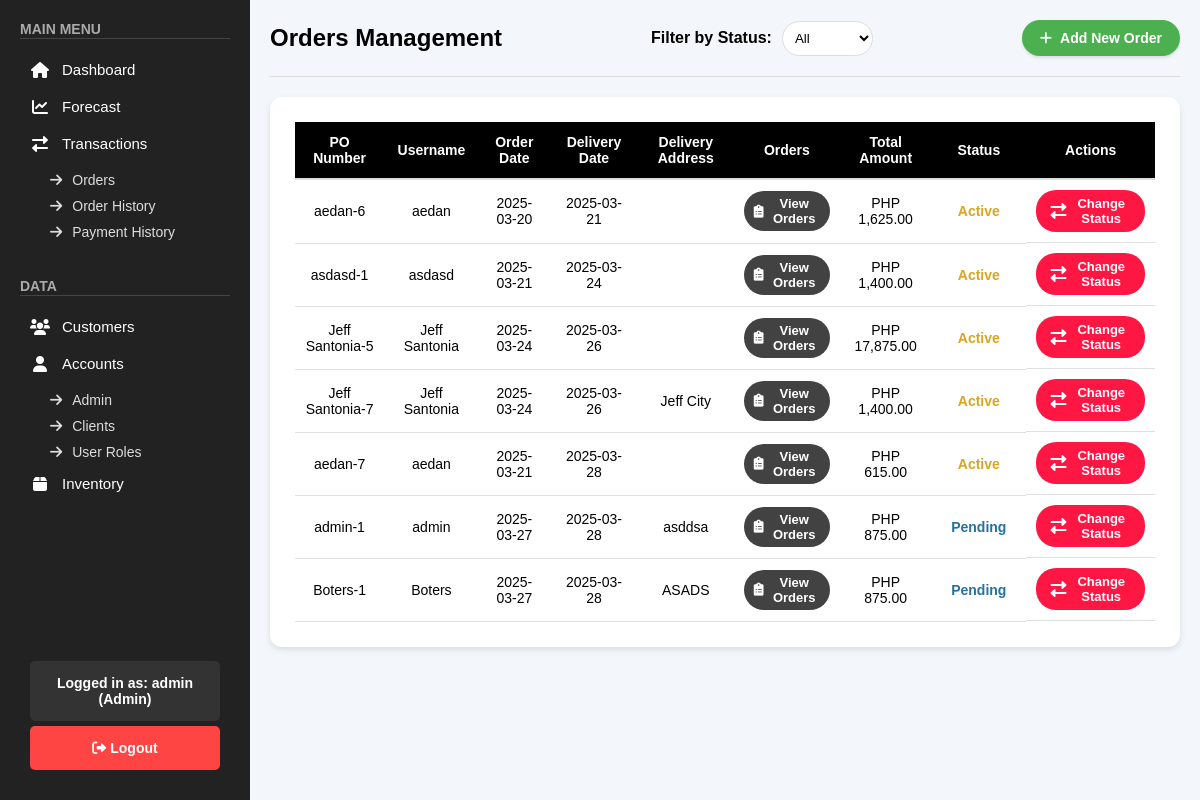
The page /public/pages/orders.php (signed in) on the database as committed earlier.
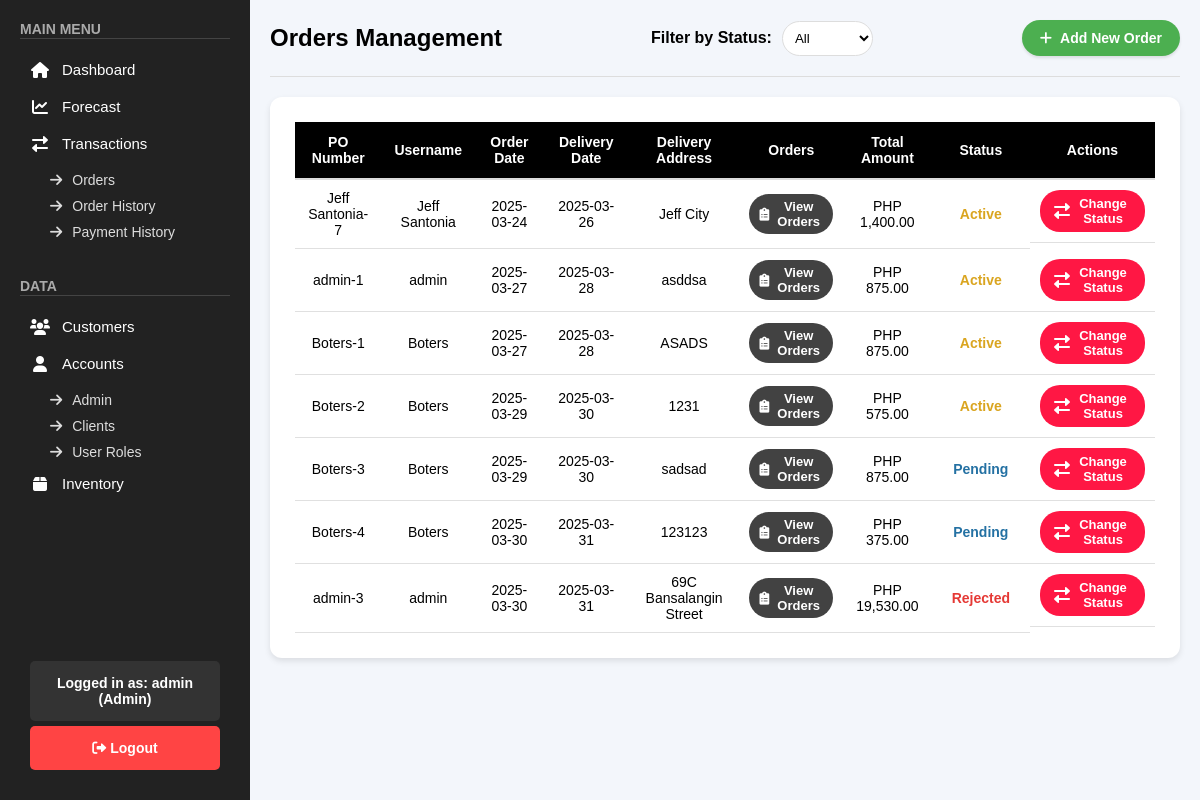
The same page on the database as committed later.
### tables this page shows
CREATE TABLE `orders` (
  `id` int(11) NOT NULL,
  `po_number` varchar(255) NOT NULL,
  `username` varchar(255) NOT NULL,
  `order_date` date NOT NULL,
  `delivery_date` date NOT NULL,
  `delivery_address` varchar(255) DEFAULT NULL,
  `orders` longtext DEFAULT NULL CHECK (json_valid(`orders`)),
  `total_amount` decimal(10,2) NOT NULL,
  `status` enum('Pending','Active','Rejected','Completed') NOT NULL DEFAULT 'Pending',
  `contact_number` varchar(20) DEFAULT NULL,
  `special_instructions` text DEFAULT NULL,
  `payment_method` varchar(50) DEFAULT NULL,
  `subtotal` decimal(10,2) DEFAULT 0.00,
  `delivery_fee` decimal(10,2) DEFAULT 0.00
);

### public/pages/orders.php (the view, shortened to what this page needs)
<?php
include "../../backend/check_role.php";
$orders = [];
$sql = "SELECT po_number, username, order_date, delivery_date, delivery_address, orders, total_amount, status FROM orders WHERE status != 'Completed'";
$sql .= " ORDER BY
          CASE
              WHEN status = 'Active' THEN 1
              WHEN status = 'Pending' THEN 2
              WHEN status = 'Rejected' THEN 3
              ELSE 4
          END,
          delivery_date ASC";
$stmt = $conn->prepare($sql);
$stmt->execute();
$result = $stmt->get_result();
if ($result && $result->num_rows > 0) {
    while ($row = $result->fetch_assoc()) {
        $orders[] = $row;
    }
}
?>
<!DOCTYPE html>
<html lang="en">
<head>
    <link rel="stylesheet" href="/css/orders.css">
    <link rel="stylesheet" href="/css/sidebar.css">
    <link rel="stylesheet" href="/css/toast.css">
    <link rel="stylesheet" href="https://cdnjs.cloudflare.com/ajax/libs/font-awesome/6.0.0/css/all.min.css">
    <link rel="stylesheet" href="https://code.jquery.com/ui/1.12.1/themes/base/jquery-ui.css">
</head>
<body>
    <?php include '../sidebar.php'; ?>
    <div class="main-content">
        <div class="orders-header">
            <h1>Orders Management</h1>
            <div class="filter-section">
                <label for="statusFilter">Filter by Status:</label>
                <select id="statusFilter" onchange="filterByStatus()">
                    <option value="">All</option>
                </select>
            </div>
            <button onclick="openAddOrderForm()" class="add-order-btn">
                <i class="fas fa-plus"></i> Add New Order
            </button>
        </div>
        <div class="orders-table-container">
            <table class="orders-table">
                <thead>
                    <tr>
                        <th>PO Number</th>
                        <th>Username</th>
                        <th>Order Date</th>
                        <th>Delivery Date</th>
                        <th>Delivery Address</th>
                        <th>Orders</th>
                        <th>Total Amount</th>
                        <th>Status</th>
                        <th>Actions</th>
                    </tr>
                </thead>
                <tbody>
                    <?php if (count($orders) > 0): ?>
                        <?php foreach ($orders as $order): ?>
                            <tr>
                                <td><?= htmlspecialchars($order['po_number']) ?></td>
                                <td><?= htmlspecialchars($order['username']) ?></td>
                                <td><?= htmlspecialchars($order['order_date']) ?></td>
                                <td><?= htmlspecialchars($order['delivery_date']) ?></td>
                                <td><?= htmlspecialchars($order['delivery_address']) ?></td>
                                <td><button class="view-orders-btn" onclick="viewOrderDetails('<?= htmlspecialchars($order['orders']) ?>')">
                                <i class="fas fa-clipboard-list"></i>
                                View Orders</button></td>
                                <td>PHP <?= htmlspecialchars(number_format($order['total_amount'], 2)) ?></td>
                                <td>
                                    <?php
                                    $statusClass = '';
                                    switch($order['status']) {
                                        case 'Pending':
                                            $statusClass = 'status-pending';
                                            break;
                                        case 'Active':
                                            $statusClass = 'status-active';
                                            break;
                                        case 'Rejected':
                                            $statusClass = 'status-rejected';
                                            break;
                                    }
                                    ?>
                                    <span class="status-badge <?= $statusClass ?>"><?= htmlspecialchars($order['status']) ?></span>
                                </td>
                                <td class="action-buttons">
                                <button class="status-btn" onclick="openStatusModal('<?= htmlspecialchars($order['po_number']) ?>', '<?= htmlspecialchars($order['username']) ?>')">
                                    <i class="fas fa-exchange-alt"></i> Change Status
                                </button>
                                </td>
                            </tr>
                        <?php endforeach; ?>
                    <?php else: ?>
                        <tr>
                            <td colspan="9" class="no-orders">No orders found.</td>
                        </tr>
                    <?php endif; ?>
                </tbody>
            </table>
        </div>
    </div>
</body>
</html>

Rows that differ between the two databases and show on the page:
removed orders: po_number "aedan-6", username "aedan", order_date "2025-03-20", delivery_date "2025-03-21", total_amount "1,625.00", status "Active"
removed orders: po_number "asdasd-1", username "asdasd", order_date "2025-03-21", delivery_date "2025-03-24", total_amount "1,400.00", status "Active"
removed orders: po_number "Jeff Santonia-5", username "Jeff Santonia", order_date "2025-03-24", delivery_date "2025-03-26", total_amount "17,875.00", status "Active"
removed orders: po_number "aedan-7", username "aedan", order_date "2025-03-21", delivery_date "2025-03-28", total_amount "615.00", status "Active"
changed orders "admin-1": status "Pending" → "Active"
changed orders "Boters-1": status "Pending" → "Active"
added orders: po_number "Boters-2", username "Boters", order_date "2025-03-29", delivery_date "2025-03-30", delivery_address "1231", total_amount "575.00", status "Active"
added orders: po_number "Boters-3", username "Boters", order_date "2025-03-29", delivery_date "2025-03-30", delivery_address "sadsad", total_amount "875.00", status "Pending"
added orders: po_number "Boters-4", username "Boters", order_date "2025-03-30", delivery_date "2025-03-31", delivery_address "123123", total_amount "375.00", status "Pending"
added orders: po_number "admin-3", username "admin", order_date "2025-03-30", delivery_date "2025-03-31", delivery_address "69C Bansalangin Street", total_amount "19,530.00", status "Rejected"
